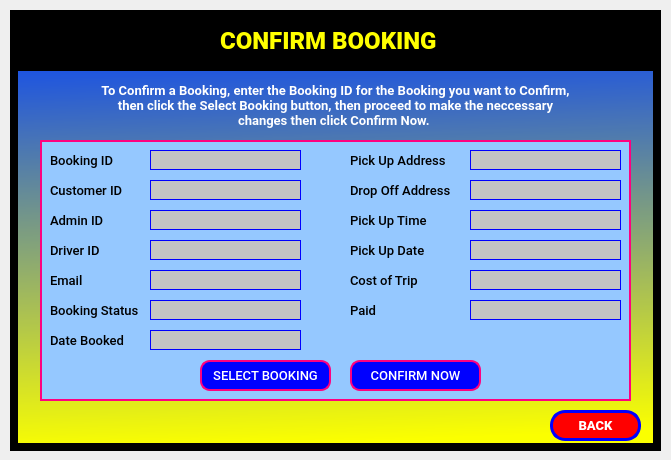
<?xml version="1.0" encoding="UTF-8"?>
<ui version="4.0">
 <class>confirmBookingScreen_Dialog</class>
 <widget class="QDialog" name="confirmBookingScreen_Dialog">
  <property name="geometry">
   <rect>
    <x>0</x>
    <y>0</y>
    <width>671</width>
    <height>460</height>
   </rect>
  </property>
  <property name="windowTitle">
   <string>Dialog</string>
  </property>
  <widget class="QWidget" name="confirmABookingScreen" native="true">
   <property name="geometry">
    <rect>
     <x>10</x>
     <y>10</y>
     <width>651</width>
     <height>441</height>
    </rect>
   </property>
   <property name="styleSheet">
    <string notr="true">border: 8px solid black;
background-color:qlineargradient(spread:pad, x1:0.0511364, y1:1, x2:0, y2:0, stop:0 rgba(251, 255, 0, 255), stop:0.98 rgba(0, 61, 255, 255), stop:1 rgba(0, 0, 0, 0));
</string>
   </property>
   <widget class="QLabel" name="confirm_txt">
    <property name="geometry">
     <rect>
      <x>210</x>
      <y>10</y>
      <width>241</width>
      <height>41</height>
     </rect>
    </property>
    <property name="styleSheet">
     <string notr="true">font-family: Roboto;
font-style: normal;
font-weight: 900;
font-size: 24px;
border: none;
background-color: none;
color: yellow;
</string>
    </property>
    <property name="text">
     <string>CONFIRM BOOKING</string>
    </property>
   </widget>
   <widget class="QPushButton" name="backBtn">
    <property name="geometry">
     <rect>
      <x>540</x>
      <y>400</y>
      <width>91</width>
      <height>31</height>
     </rect>
    </property>
    <property name="styleSheet">
     <string notr="true">background: red;
border: 3px solid blue;
box-sizing: border-box;
border-radius: 15px;
font-family: Roboto;
font-style: normal;
font-weight: 900;
font-size: 13px;
text-align: center;
color: white;</string>
    </property>
    <property name="text">
     <string>BACK</string>
    </property>
   </widget>
   <widget class="QPushButton" name="confirmNowBtn">
    <property name="geometry">
     <rect>
      <x>340</x>
      <y>350</y>
      <width>131</width>
      <height>31</height>
     </rect>
    </property>
    <property name="styleSheet">
     <string notr="true">background: blue;
border: 2px solid rgb(255, 0, 127);
box-sizing: border-box;
border-radius: 10px;
font-family: Roboto;
font-style: normal;
font-weight:500;
font-size: 13px;
text-align: center;
color: white;</string>
    </property>
    <property name="text">
     <string>CONFIRM NOW</string>
    </property>
   </widget>
   <widget class="QLabel" name="label">
    <property name="geometry">
     <rect>
      <x>0</x>
      <y>0</y>
      <width>651</width>
      <height>61</height>
     </rect>
    </property>
    <property name="styleSheet">
     <string notr="true">background-color: black;
border-bottom: 2px solid black;</string>
    </property>
    <property name="text">
     <string/>
    </property>
   </widget>
   <widget class="QLabel" name="dateBookedLabel">
    <property name="geometry">
     <rect>
      <x>40</x>
      <y>320</y>
      <width>91</width>
      <height>21</height>
     </rect>
    </property>
    <property name="styleSheet">
     <string notr="true">font-family: Roboto;
font-style:normal;
font-weight:500;
font-size: 13px;
text-align: center;
color: #000000;
border: none;
background-color: none;</string>
    </property>
    <property name="text">
     <string>Date Booked</string>
    </property>
   </widget>
   <widget class="QLabel" name="dropOffAddresslLabel">
    <property name="geometry">
     <rect>
      <x>340</x>
      <y>170</y>
      <width>121</width>
      <height>21</height>
     </rect>
    </property>
    <property name="styleSheet">
     <string notr="true">font-family: Roboto;
font-style:normal;
font-weight:500;
font-size: 13px;
text-align: center;
color: #000000;
border: none;
background-color: none;</string>
    </property>
    <property name="text">
     <string>Drop Off Address</string>
    </property>
   </widget>
   <widget class="QLabel" name="pickUpDateLabel">
    <property name="geometry">
     <rect>
      <x>340</x>
      <y>230</y>
      <width>91</width>
      <height>21</height>
     </rect>
    </property>
    <property name="styleSheet">
     <string notr="true">font-family: Roboto;
font-style:normal;
font-weight:500;
font-size: 13px;
text-align: center;
color: #000000;
border: none;
background-color: none;</string>
    </property>
    <property name="text">
     <string>Pick Up Date</string>
    </property>
   </widget>
   <widget class="QLabel" name="pickUpAddressLabel">
    <property name="geometry">
     <rect>
      <x>340</x>
      <y>140</y>
      <width>111</width>
      <height>21</height>
     </rect>
    </property>
    <property name="styleSheet">
     <string notr="true">font-family: Roboto;
font-style:normal;
font-weight:500;
font-size: 13px;
text-align: center;
color: #000000;
border: none;
background-color: none;</string>
    </property>
    <property name="text">
     <string>Pick Up Address</string>
    </property>
   </widget>
   <widget class="QLabel" name="pickUpTimeLabel">
    <property name="geometry">
     <rect>
      <x>340</x>
      <y>200</y>
      <width>101</width>
      <height>21</height>
     </rect>
    </property>
    <property name="styleSheet">
     <string notr="true">font-family: Roboto;
font-style:normal;
font-weight:500;
font-size: 13px;
text-align: center;
color: #000000;
border: none;
background-color: none;</string>
    </property>
    <property name="text">
     <string>Pick Up Time</string>
    </property>
   </widget>
   <widget class="QLineEdit" name="driverIdLineEdit">
    <property name="geometry">
     <rect>
      <x>140</x>
      <y>230</y>
      <width>151</width>
      <height>20</height>
     </rect>
    </property>
    <property name="styleSheet">
     <string notr="true">background: #C4C4C4;
border: 1px solid blue;</string>
    </property>
   </widget>
   <widget class="QLineEdit" name="adminIdLineEdit">
    <property name="geometry">
     <rect>
      <x>140</x>
      <y>200</y>
      <width>151</width>
      <height>20</height>
     </rect>
    </property>
    <property name="styleSheet">
     <string notr="true">background: #C4C4C4;
border: 1px solid blue;</string>
    </property>
   </widget>
   <widget class="QLabel" name="blueBackground">
    <property name="geometry">
     <rect>
      <x>30</x>
      <y>130</y>
      <width>591</width>
      <height>261</height>
     </rect>
    </property>
    <property name="styleSheet">
     <string notr="true">border: 2px solid rgb(255, 0, 127);
background-color: rgb(149, 200, 255);</string>
    </property>
    <property name="text">
     <string/>
    </property>
   </widget>
   <widget class="QLabel" name="confirmSlogan">
    <property name="geometry">
     <rect>
      <x>20</x>
      <y>60</y>
      <width>611</width>
      <height>71</height>
     </rect>
    </property>
    <property name="styleSheet">
     <string notr="true">font-family: Roboto;
font-style: normal;
font-weight: 900;
font-size: 15px;
text-align: center;
border: none;
color: white;
background-color: none;
</string>
    </property>
    <property name="text">
     <string>&lt;html&gt;&lt;head/&gt;&lt;body&gt;&lt;p align=&quot;center&quot;&gt;&lt;span style=&quot; font-size:10pt; font-weight:600;&quot;&gt;To Confirm a Booking, enter the Booking ID for the Booking you want to Confirm,&lt;br/&gt;then click the Select Booking button, then proceed to make the neccessary&lt;br/&gt;changes then click Confirm Now. &lt;/span&gt;&lt;/p&gt;&lt;/body&gt;&lt;/html&gt;</string>
    </property>
   </widget>
   <widget class="QLineEdit" name="bookingStatusLineEdit">
    <property name="geometry">
     <rect>
      <x>140</x>
      <y>290</y>
      <width>151</width>
      <height>20</height>
     </rect>
    </property>
    <property name="styleSheet">
     <string notr="true">background: #C4C4C4;
border: 1px solid blue;</string>
    </property>
   </widget>
   <widget class="QLineEdit" name="emailLineEdit">
    <property name="geometry">
     <rect>
      <x>140</x>
      <y>260</y>
      <width>151</width>
      <height>20</height>
     </rect>
    </property>
    <property name="styleSheet">
     <string notr="true">background: #C4C4C4;
border: 1px solid blue;</string>
    </property>
   </widget>
   <widget class="QLineEdit" name="customerIdLineEdit">
    <property name="geometry">
     <rect>
      <x>140</x>
      <y>170</y>
      <width>151</width>
      <height>20</height>
     </rect>
    </property>
    <property name="styleSheet">
     <string notr="true">background: #C4C4C4;
border: 1px solid blue;</string>
    </property>
   </widget>
   <widget class="QLabel" name="bookingIdLabel">
    <property name="geometry">
     <rect>
      <x>40</x>
      <y>140</y>
      <width>91</width>
      <height>21</height>
     </rect>
    </property>
    <property name="styleSheet">
     <string notr="true">font-family: Roboto;
font-style:normal;
font-weight:500;
font-size: 13px;
text-align: center;
color: #000000;
border: none;
background-color: none;</string>
    </property>
    <property name="text">
     <string>Booking ID</string>
    </property>
   </widget>
   <widget class="QLineEdit" name="bookingIdLineEdit">
    <property name="geometry">
     <rect>
      <x>140</x>
      <y>140</y>
      <width>151</width>
      <height>20</height>
     </rect>
    </property>
    <property name="styleSheet">
     <string notr="true">background: #C4C4C4;
border: 1px solid blue;</string>
    </property>
   </widget>
   <widget class="QLineEdit" name="pickUpAddressLineEdit">
    <property name="geometry">
     <rect>
      <x>460</x>
      <y>140</y>
      <width>151</width>
      <height>20</height>
     </rect>
    </property>
    <property name="styleSheet">
     <string notr="true">background: #C4C4C4;
border: 1px solid blue;</string>
    </property>
   </widget>
   <widget class="QLineEdit" name="dropOffAddressLineEdit">
    <property name="geometry">
     <rect>
      <x>460</x>
      <y>170</y>
      <width>151</width>
      <height>20</height>
     </rect>
    </property>
    <property name="styleSheet">
     <string notr="true">background: #C4C4C4;
border: 1px solid blue;</string>
    </property>
   </widget>
   <widget class="QLineEdit" name="dateBookedLineEdit">
    <property name="geometry">
     <rect>
      <x>140</x>
      <y>320</y>
      <width>151</width>
      <height>20</height>
     </rect>
    </property>
    <property name="styleSheet">
     <string notr="true">background: #C4C4C4;
border: 1px solid blue;</string>
    </property>
   </widget>
   <widget class="QLineEdit" name="pickUpTimeLineEdit">
    <property name="geometry">
     <rect>
      <x>460</x>
      <y>200</y>
      <width>151</width>
      <height>20</height>
     </rect>
    </property>
    <property name="styleSheet">
     <string notr="true">background: #C4C4C4;
border: 1px solid blue;</string>
    </property>
   </widget>
   <widget class="QLineEdit" name="costOfTripLineEdit">
    <property name="geometry">
     <rect>
      <x>460</x>
      <y>260</y>
      <width>151</width>
      <height>20</height>
     </rect>
    </property>
    <property name="styleSheet">
     <string notr="true">background: #C4C4C4;
border: 1px solid blue;</string>
    </property>
   </widget>
   <widget class="QLineEdit" name="pickUpDateLineEdit">
    <property name="geometry">
     <rect>
      <x>460</x>
      <y>230</y>
      <width>151</width>
      <height>20</height>
     </rect>
    </property>
    <property name="styleSheet">
     <string notr="true">background: #C4C4C4;
border: 1px solid blue;</string>
    </property>
   </widget>
   <widget class="QLineEdit" name="paidLineEdit">
    <property name="geometry">
     <rect>
      <x>460</x>
      <y>290</y>
      <width>151</width>
      <height>20</height>
     </rect>
    </property>
    <property name="styleSheet">
     <string notr="true">background: #C4C4C4;
border: 1px solid blue;</string>
    </property>
   </widget>
   <widget class="QLabel" name="customerIdLabel">
    <property name="geometry">
     <rect>
      <x>40</x>
      <y>170</y>
      <width>91</width>
      <height>21</height>
     </rect>
    </property>
    <property name="styleSheet">
     <string notr="true">font-family: Roboto;
font-style:normal;
font-weight:500;
font-size: 13px;
text-align: center;
color: #000000;
border: none;
background-color: none;</string>
    </property>
    <property name="text">
     <string>Customer ID</string>
    </property>
   </widget>
   <widget class="QLabel" name="bookingStatusLabel">
    <property name="geometry">
     <rect>
      <x>40</x>
      <y>290</y>
      <width>101</width>
      <height>21</height>
     </rect>
    </property>
    <property name="styleSheet">
     <string notr="true">font-family: Roboto;
font-style:normal;
font-weight:500;
font-size: 13px;
text-align: center;
color: #000000;
border: none;
background-color: none;</string>
    </property>
    <property name="text">
     <string>Booking Status</string>
    </property>
   </widget>
   <widget class="QLabel" name="emailLabel">
    <property name="geometry">
     <rect>
      <x>40</x>
      <y>260</y>
      <width>41</width>
      <height>21</height>
     </rect>
    </property>
    <property name="styleSheet">
     <string notr="true">font-family: Roboto;
font-style:normal;
font-weight:500;
font-size: 13px;
text-align: center;
color: #000000;
border: none;
background-color: none;</string>
    </property>
    <property name="text">
     <string>Email</string>
    </property>
   </widget>
   <widget class="QLabel" name="costOfTripLabel">
    <property name="geometry">
     <rect>
      <x>340</x>
      <y>260</y>
      <width>91</width>
      <height>21</height>
     </rect>
    </property>
    <property name="styleSheet">
     <string notr="true">font-family: Roboto;
font-style:normal;
font-weight:500;
font-size: 13px;
text-align: center;
color: #000000;
border: none;
background-color: none;</string>
    </property>
    <property name="text">
     <string>Cost of Trip</string>
    </property>
   </widget>
   <widget class="QLabel" name="driverIdLabel">
    <property name="geometry">
     <rect>
      <x>40</x>
      <y>230</y>
      <width>71</width>
      <height>21</height>
     </rect>
    </property>
    <property name="styleSheet">
     <string notr="true">font-family: Roboto;
font-style:normal;
font-weight:500;
font-size: 13px;
text-align: center;
color: #000000;
border: none;
background-color: none;</string>
    </property>
    <property name="text">
     <string>Driver ID</string>
    </property>
   </widget>
   <widget class="QLabel" name="adminIdLabel">
    <property name="geometry">
     <rect>
      <x>40</x>
      <y>200</y>
      <width>71</width>
      <height>21</height>
     </rect>
    </property>
    <property name="styleSheet">
     <string notr="true">font-family: Roboto;
font-style:normal;
font-weight:500;
font-size: 13px;
text-align: center;
color: #000000;
border: none;
background-color: none;</string>
    </property>
    <property name="text">
     <string>Admin ID</string>
    </property>
   </widget>
   <widget class="QLabel" name="paidLabel">
    <property name="geometry">
     <rect>
      <x>340</x>
      <y>290</y>
      <width>31</width>
      <height>21</height>
     </rect>
    </property>
    <property name="styleSheet">
     <string notr="true">font-family: Roboto;
font-style:normal;
font-weight:500;
font-size: 13px;
text-align: center;
color: #000000;
border: none;
background-color: none;</string>
    </property>
    <property name="text">
     <string>Paid</string>
    </property>
   </widget>
   <widget class="QPushButton" name="selectBookingBtn">
    <property name="geometry">
     <rect>
      <x>190</x>
      <y>350</y>
      <width>131</width>
      <height>31</height>
     </rect>
    </property>
    <property name="styleSheet">
     <string notr="true">background: blue;
border: 2px solid rgb(255, 0, 127);
box-sizing: border-box;
border-radius: 10px;
font-family: Roboto;
font-style: normal;
font-weight:500;
font-size: 13px;
text-align: center;
color: white;</string>
    </property>
    <property name="text">
     <string>SELECT BOOKING</string>
    </property>
   </widget>
   <widget class="QLabel" name="logo">
    <property name="geometry">
     <rect>
      <x>50</x>
      <y>0</y>
      <width>61</width>
      <height>61</height>
     </rect>
    </property>
    <property name="styleSheet">
     <string notr="true">background-color: none;
border: none;
padding: 3.5px;</string>
    </property>
    <property name="text">
     <string/>
    </property>
    <property name="pixmap">
     <pixmap>../Sketch imgs/official-taxi-logo.png</pixmap>
    </property>
    <property name="scaledContents">
     <bool>true</bool>
    </property>
   </widget>
   <zorder>blueBackground</zorder>
   <zorder>label</zorder>
   <zorder>backBtn</zorder>
   <zorder>confirmNowBtn</zorder>
   <zorder>confirm_txt</zorder>
   <zorder>dateBookedLabel</zorder>
   <zorder>dropOffAddresslLabel</zorder>
   <zorder>pickUpDateLabel</zorder>
   <zorder>pickUpAddressLabel</zorder>
   <zorder>pickUpTimeLabel</zorder>
   <zorder>driverIdLineEdit</zorder>
   <zorder>adminIdLineEdit</zorder>
   <zorder>confirmSlogan</zorder>
   <zorder>bookingStatusLineEdit</zorder>
   <zorder>emailLineEdit</zorder>
   <zorder>customerIdLineEdit</zorder>
   <zorder>bookingIdLabel</zorder>
   <zorder>bookingIdLineEdit</zorder>
   <zorder>pickUpAddressLineEdit</zorder>
   <zorder>dropOffAddressLineEdit</zorder>
   <zorder>dateBookedLineEdit</zorder>
   <zorder>pickUpTimeLineEdit</zorder>
   <zorder>costOfTripLineEdit</zorder>
   <zorder>pickUpDateLineEdit</zorder>
   <zorder>paidLineEdit</zorder>
   <zorder>customerIdLabel</zorder>
   <zorder>bookingStatusLabel</zorder>
   <zorder>emailLabel</zorder>
   <zorder>costOfTripLabel</zorder>
   <zorder>driverIdLabel</zorder>
   <zorder>adminIdLabel</zorder>
   <zorder>paidLabel</zorder>
   <zorder>selectBookingBtn</zorder>
   <zorder>logo</zorder>
  </widget>
 </widget>
 <resources/>
 <connections/>
</ui>
